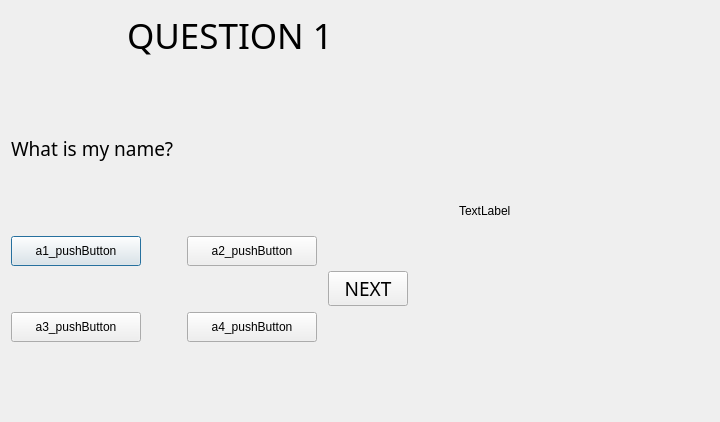
<?xml version="1.0" encoding="UTF-8"?>
<ui version="4.0">
 <class>queWindow</class>
 <widget class="QDialog" name="queWindow">
  <property name="geometry">
   <rect>
    <x>0</x>
    <y>0</y>
    <width>720</width>
    <height>420</height>
   </rect>
  </property>
  <property name="windowTitle">
   <string>Dialog</string>
  </property>
  <layout class="QHBoxLayout" name="horizontalLayout_6">
   <item>
    <layout class="QVBoxLayout" name="verticalLayout_3">
     <item>
      <layout class="QHBoxLayout" name="horizontalLayout">
       <item>
        <spacer name="horizontalSpacer">
         <property name="orientation">
          <enum>Qt::Horizontal</enum>
         </property>
         <property name="sizeHint" stdset="0">
          <size>
           <width>40</width>
           <height>20</height>
          </size>
         </property>
        </spacer>
       </item>
       <item>
        <widget class="QLabel" name="qTitle_label">
         <property name="font">
          <font>
           <family>Purisa</family>
           <pointsize>26</pointsize>
          </font>
         </property>
         <property name="text">
          <string>QUESTION 1</string>
         </property>
        </widget>
       </item>
       <item>
        <spacer name="horizontalSpacer_2">
         <property name="orientation">
          <enum>Qt::Horizontal</enum>
         </property>
         <property name="sizeHint" stdset="0">
          <size>
           <width>40</width>
           <height>20</height>
          </size>
         </property>
        </spacer>
       </item>
      </layout>
     </item>
     <item>
      <spacer name="verticalSpacer">
       <property name="orientation">
        <enum>Qt::Vertical</enum>
       </property>
       <property name="sizeHint" stdset="0">
        <size>
         <width>20</width>
         <height>65</height>
        </size>
       </property>
      </spacer>
     </item>
     <item>
      <layout class="QHBoxLayout" name="horizontalLayout_2" stretch="2,1">
       <item>
        <widget class="QLabel" name="question">
         <property name="font">
          <font>
           <family>Purisa</family>
           <pointsize>14</pointsize>
          </font>
         </property>
         <property name="text">
          <string>What is my name?</string>
         </property>
        </widget>
       </item>
       <item>
        <spacer name="horizontalSpacer_3">
         <property name="orientation">
          <enum>Qt::Horizontal</enum>
         </property>
         <property name="sizeHint" stdset="0">
          <size>
           <width>40</width>
           <height>20</height>
          </size>
         </property>
        </spacer>
       </item>
      </layout>
     </item>
     <item>
      <spacer name="verticalSpacer_2">
       <property name="orientation">
        <enum>Qt::Vertical</enum>
       </property>
       <property name="sizeHint" stdset="0">
        <size>
         <width>20</width>
         <height>64</height>
        </size>
       </property>
      </spacer>
     </item>
     <item>
      <layout class="QHBoxLayout" name="horizontalLayout_3" stretch="0,1,0,0">
       <item>
        <layout class="QHBoxLayout" name="horizontalLayout_4" stretch="0,0,0">
         <item>
          <layout class="QVBoxLayout" name="verticalLayout">
           <item>
            <widget class="QPushButton" name="a1_pushButton">
             <property name="minimumSize">
              <size>
               <width>130</width>
               <height>30</height>
              </size>
             </property>
             <property name="text">
              <string>a1_pushButton</string>
             </property>
            </widget>
           </item>
           <item>
            <spacer name="verticalSpacer_4">
             <property name="orientation">
              <enum>Qt::Vertical</enum>
             </property>
             <property name="sizeHint" stdset="0">
              <size>
               <width>20</width>
               <height>40</height>
              </size>
             </property>
            </spacer>
           </item>
           <item>
            <widget class="QPushButton" name="a3_pushButton">
             <property name="minimumSize">
              <size>
               <width>130</width>
               <height>30</height>
              </size>
             </property>
             <property name="text">
              <string>a3_pushButton</string>
             </property>
            </widget>
           </item>
          </layout>
         </item>
         <item>
          <spacer name="horizontalSpacer_6">
           <property name="orientation">
            <enum>Qt::Horizontal</enum>
           </property>
           <property name="sizeHint" stdset="0">
            <size>
             <width>40</width>
             <height>20</height>
            </size>
           </property>
          </spacer>
         </item>
         <item>
          <layout class="QVBoxLayout" name="verticalLayout_2">
           <item>
            <widget class="QPushButton" name="a2_pushButton">
             <property name="minimumSize">
              <size>
               <width>130</width>
               <height>30</height>
              </size>
             </property>
             <property name="text">
              <string>a2_pushButton</string>
             </property>
            </widget>
           </item>
           <item>
            <spacer name="verticalSpacer_5">
             <property name="orientation">
              <enum>Qt::Vertical</enum>
             </property>
             <property name="sizeHint" stdset="0">
              <size>
               <width>20</width>
               <height>40</height>
              </size>
             </property>
            </spacer>
           </item>
           <item>
            <widget class="QPushButton" name="a4_pushButton">
             <property name="minimumSize">
              <size>
               <width>130</width>
               <height>30</height>
              </size>
             </property>
             <property name="text">
              <string>a4_pushButton</string>
             </property>
            </widget>
           </item>
          </layout>
         </item>
        </layout>
       </item>
       <item>
        <spacer name="horizontalSpacer_5">
         <property name="orientation">
          <enum>Qt::Horizontal</enum>
         </property>
         <property name="sizeHint" stdset="0">
          <size>
           <width>40</width>
           <height>20</height>
          </size>
         </property>
        </spacer>
       </item>
       <item>
        <widget class="QPushButton" name="next_pushButton">
         <property name="font">
          <font>
           <family>Purisa</family>
           <pointsize>14</pointsize>
          </font>
         </property>
         <property name="text">
          <string>NEXT</string>
         </property>
        </widget>
       </item>
       <item>
        <spacer name="horizontalSpacer_4">
         <property name="orientation">
          <enum>Qt::Horizontal</enum>
         </property>
         <property name="sizeHint" stdset="0">
          <size>
           <width>40</width>
           <height>20</height>
          </size>
         </property>
        </spacer>
       </item>
      </layout>
     </item>
     <item>
      <spacer name="verticalSpacer_3">
       <property name="orientation">
        <enum>Qt::Vertical</enum>
       </property>
       <property name="sizeHint" stdset="0">
        <size>
         <width>20</width>
         <height>65</height>
        </size>
       </property>
      </spacer>
     </item>
    </layout>
   </item>
   <item>
    <layout class="QHBoxLayout" name="horizontalLayout_5">
     <item>
      <spacer name="horizontalSpacer_7">
       <property name="orientation">
        <enum>Qt::Horizontal</enum>
       </property>
       <property name="sizeHint" stdset="0">
        <size>
         <width>40</width>
         <height>20</height>
        </size>
       </property>
      </spacer>
     </item>
     <item>
      <widget class="QLabel" name="labelMoneyTree">
       <property name="minimumSize">
        <size>
         <width>250</width>
         <height>400</height>
        </size>
       </property>
       <property name="text">
        <string>TextLabel</string>
       </property>
      </widget>
     </item>
    </layout>
   </item>
  </layout>
 </widget>
 <resources/>
 <connections/>
</ui>
